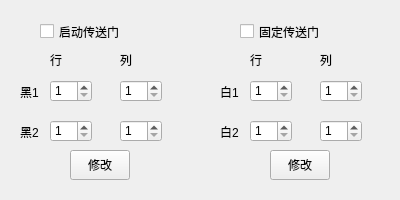
<?xml version="1.0" encoding="UTF-8"?>
<ui version="4.0">
 <class>PortalWindow</class>
 <widget class="QWidget" name="PortalWindow">
  <property name="geometry">
   <rect>
    <x>0</x>
    <y>0</y>
    <width>400</width>
    <height>200</height>
   </rect>
  </property>
  <property name="windowTitle">
   <string>传送门</string>
  </property>
  <widget class="QLabel" name="label">
   <property name="geometry">
    <rect>
     <x>50</x>
     <y>50</y>
     <width>13</width>
     <height>19</height>
    </rect>
   </property>
   <property name="text">
    <string>行</string>
   </property>
  </widget>
  <widget class="QLabel" name="label_2">
   <property name="geometry">
    <rect>
     <x>120</x>
     <y>50</y>
     <width>13</width>
     <height>19</height>
    </rect>
   </property>
   <property name="text">
    <string>列</string>
   </property>
  </widget>
  <widget class="QSpinBox" name="BlackRow_1">
   <property name="geometry">
    <rect>
     <x>50</x>
     <y>80</y>
     <width>42</width>
     <height>22</height>
    </rect>
   </property>
   <property name="minimum">
    <number>1</number>
   </property>
   <property name="maximum">
    <number>6</number>
   </property>
  </widget>
  <widget class="QSpinBox" name="BlackColumn_1">
   <property name="geometry">
    <rect>
     <x>120</x>
     <y>80</y>
     <width>42</width>
     <height>22</height>
    </rect>
   </property>
   <property name="minimum">
    <number>1</number>
   </property>
   <property name="maximum">
    <number>9</number>
   </property>
  </widget>
  <widget class="QLabel" name="label_3">
   <property name="geometry">
    <rect>
     <x>250</x>
     <y>50</y>
     <width>13</width>
     <height>19</height>
    </rect>
   </property>
   <property name="text">
    <string>行</string>
   </property>
  </widget>
  <widget class="QSpinBox" name="WhiteRow_1">
   <property name="geometry">
    <rect>
     <x>250</x>
     <y>80</y>
     <width>42</width>
     <height>22</height>
    </rect>
   </property>
   <property name="minimum">
    <number>1</number>
   </property>
   <property name="maximum">
    <number>6</number>
   </property>
  </widget>
  <widget class="QSpinBox" name="WhiteColumn_1">
   <property name="geometry">
    <rect>
     <x>320</x>
     <y>80</y>
     <width>42</width>
     <height>22</height>
    </rect>
   </property>
   <property name="minimum">
    <number>1</number>
   </property>
   <property name="maximum">
    <number>9</number>
   </property>
  </widget>
  <widget class="QLabel" name="label_4">
   <property name="geometry">
    <rect>
     <x>320</x>
     <y>50</y>
     <width>13</width>
     <height>19</height>
    </rect>
   </property>
   <property name="text">
    <string>列</string>
   </property>
  </widget>
  <widget class="QLabel" name="label_5">
   <property name="geometry">
    <rect>
     <x>20</x>
     <y>82</y>
     <width>19</width>
     <height>19</height>
    </rect>
   </property>
   <property name="text">
    <string>黑1</string>
   </property>
  </widget>
  <widget class="QLabel" name="label_6">
   <property name="geometry">
    <rect>
     <x>20</x>
     <y>122</y>
     <width>21</width>
     <height>19</height>
    </rect>
   </property>
   <property name="text">
    <string>黑2</string>
   </property>
  </widget>
  <widget class="QSpinBox" name="BlackRow_2">
   <property name="geometry">
    <rect>
     <x>50</x>
     <y>120</y>
     <width>42</width>
     <height>22</height>
    </rect>
   </property>
   <property name="minimum">
    <number>1</number>
   </property>
   <property name="maximum">
    <number>6</number>
   </property>
  </widget>
  <widget class="QSpinBox" name="BlackColumn_2">
   <property name="geometry">
    <rect>
     <x>120</x>
     <y>120</y>
     <width>42</width>
     <height>22</height>
    </rect>
   </property>
   <property name="minimum">
    <number>1</number>
   </property>
   <property name="maximum">
    <number>9</number>
   </property>
  </widget>
  <widget class="QLabel" name="label_7">
   <property name="geometry">
    <rect>
     <x>220</x>
     <y>82</y>
     <width>19</width>
     <height>19</height>
    </rect>
   </property>
   <property name="text">
    <string>白1</string>
   </property>
  </widget>
  <widget class="QLabel" name="label_8">
   <property name="geometry">
    <rect>
     <x>220</x>
     <y>122</y>
     <width>21</width>
     <height>19</height>
    </rect>
   </property>
   <property name="text">
    <string>白2</string>
   </property>
  </widget>
  <widget class="QSpinBox" name="WhiteRow_2">
   <property name="geometry">
    <rect>
     <x>250</x>
     <y>120</y>
     <width>42</width>
     <height>22</height>
    </rect>
   </property>
   <property name="minimum">
    <number>1</number>
   </property>
   <property name="maximum">
    <number>6</number>
   </property>
  </widget>
  <widget class="QSpinBox" name="WhiteColumn_2">
   <property name="geometry">
    <rect>
     <x>320</x>
     <y>120</y>
     <width>42</width>
     <height>22</height>
    </rect>
   </property>
   <property name="minimum">
    <number>1</number>
   </property>
   <property name="maximum">
    <number>9</number>
   </property>
  </widget>
  <widget class="QPushButton" name="SetBlackPortal">
   <property name="geometry">
    <rect>
     <x>70</x>
     <y>150</y>
     <width>60</width>
     <height>30</height>
    </rect>
   </property>
   <property name="text">
    <string>修改</string>
   </property>
  </widget>
  <widget class="QPushButton" name="SetWhitePortal">
   <property name="geometry">
    <rect>
     <x>270</x>
     <y>150</y>
     <width>60</width>
     <height>30</height>
    </rect>
   </property>
   <property name="text">
    <string>修改</string>
   </property>
  </widget>
  <widget class="QCheckBox" name="ActivePortal">
   <property name="geometry">
    <rect>
     <x>40</x>
     <y>20</y>
     <width>90</width>
     <height>23</height>
    </rect>
   </property>
   <property name="text">
    <string>启动传送门</string>
   </property>
  </widget>
  <widget class="QCheckBox" name="LockPortal">
   <property name="geometry">
    <rect>
     <x>240</x>
     <y>20</y>
     <width>90</width>
     <height>23</height>
    </rect>
   </property>
   <property name="text">
    <string>固定传送门</string>
   </property>
  </widget>
 </widget>
 <resources/>
 <connections/>
</ui>
